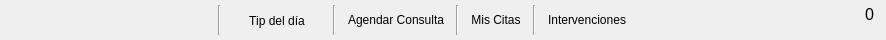
         <widget class="QWidget" name="widget_opcionesPerfilPaciente" native="true">
          <property name="minimumSize">
           <size>
            <width>886</width>
            <height>40</height>
           </size>
          </property>
          <property name="maximumSize">
           <size>
            <width>16777215</width>
            <height>40</height>
           </size>
          </property>
          <property name="styleSheet">
           <string notr="true">QPushButton{
	background-color: transparent;
	border-radius:6px;
	color: black;
	padding:6px;
	text-decoration:none;
	font: 10pt &quot;MS Shell Dlg 2&quot;;
}
QPushButton:hover{
	background: rgb(111, 157, 183);
	color: white;
}
QPushButton:focus{
	background: rgb(51, 97, 123);
	color: rgb(255, 255, 255);
}</string>
          </property>
          <layout class="QHBoxLayout" name="horizontalLayout_25">
           <property name="topMargin">
            <number>5</number>
           </property>
           <property name="bottomMargin">
            <number>5</number>
           </property>
           <item>
            <spacer name="horizontalSpacer_30">
             <property name="orientation">
              <enum>Qt::Horizontal</enum>
             </property>
             <property name="sizeHint" stdset="0">
              <size>
               <width>40</width>
               <height>20</height>
              </size>
             </property>
            </spacer>
           </item>
           <item>
            <widget class="Line" name="line_5">
             <property name="orientation">
              <enum>Qt::Vertical</enum>
             </property>
            </widget>
           </item>
           <item>
            <widget class="QPushButton" name="pushButton_tip">
             <property name="minimumSize">
              <size>
               <width>100</width>
               <height>30</height>
              </size>
             </property>
             <property name="maximumSize">
              <size>
               <width>16777215</width>
               <height>27</height>
              </size>
             </property>
             <property name="text">
              <string>Tip del día</string>
             </property>
            </widget>
           </item>
           <item>
            <widget class="Line" name="line_6">
             <property name="orientation">
              <enum>Qt::Vertical</enum>
             </property>
            </widget>
           </item>
           <item>
            <widget class="QPushButton" name="pushButton">
             <property name="minimumSize">
              <size>
               <width>75</width>
               <height>30</height>
              </size>
             </property>
             <property name="text">
              <string>Agendar Consulta</string>
             </property>
            </widget>
           </item>
           <item>
            <widget class="Line" name="line_9">
             <property name="orientation">
              <enum>Qt::Vertical</enum>
             </property>
            </widget>
           </item>
           <item>
            <widget class="QPushButton" name="pushButton_Cancelar_Cita">
             <property name="text">
              <string>Mis Citas</string>
             </property>
            </widget>
           </item>
           <item>
            <widget class="Line" name="line_11">
             <property name="orientation">
              <enum>Qt::Vertical</enum>
             </property>
            </widget>
           </item>
           <item>
            <widget class="QPushButton" name="pushButton_intervenciones">
             <property name="text">
              <string>Intervenciones</string>
             </property>
            </widget>
           </item>
           <item>
            <spacer name="horizontalSpacer_31">
             <property name="orientation">
              <enum>Qt::Horizontal</enum>
             </property>
             <property name="sizeHint" stdset="0">
              <size>
               <width>40</width>
               <height>20</height>
              </size>
             </property>
            </spacer>
           </item>
           <item>
            <widget class="QWidget" name="Notificacion" native="true">
             <property name="minimumSize">
              <size>
               <width>30</width>
               <height>30</height>
              </size>
             </property>
             <widget class="QPushButton" name="butonNotifi">
              <property name="geometry">
               <rect>
                <x>0</x>
                <y>0</y>
                <width>30</width>
                <height>30</height>
               </rect>
              </property>
              <property name="minimumSize">
               <size>
                <width>30</width>
                <height>30</height>
               </size>
              </property>
              <property name="maximumSize">
               <size>
                <width>30</width>
                <height>30</height>
               </size>
              </property>
              <property name="styleSheet">
               <string notr="true">background-color:transparent;</string>
              </property>
              <property name="text">
               <string/>
              </property>
              <property name="icon">
               <iconset resource="imgs/imgs.qrc">
                <normaloff>:/imgs/notification2.png</normaloff>:/imgs/notification2.png</iconset>
              </property>
              <property name="iconSize">
               <size>
                <width>30</width>
                <height>30</height>
               </size>
              </property>
             </widget>
             <widget class="QLabel" name="notificacionL">
              <property name="geometry">
               <rect>
                <x>20</x>
                <y>0</y>
                <width>15</width>
                <height>20</height>
               </rect>
              </property>
              <property name="minimumSize">
               <size>
                <width>15</width>
                <height>20</height>
               </size>
              </property>
              <property name="maximumSize">
               <size>
                <width>15</width>
                <height>20</height>
               </size>
              </property>
              <property name="font">
               <font>
                <family>MS Shell Dlg 2</family>
                <pointsize>11</pointsize>
                <weight>50</weight>
                <italic>false</italic>
                <bold>false</bold>
               </font>
              </property>
              <property name="styleSheet">
               <string notr="true">color:white;</string>
              </property>
              <property name="text">
               <string>&lt;html&gt;&lt;head/&gt;&lt;body&gt;&lt;p&gt;&lt;span style=&quot; font-size:12pt; color:#000000;&quot;&gt;0&lt;/span&gt;&lt;/p&gt;&lt;/body&gt;&lt;/html&gt;</string>
              </property>
              <property name="scaledContents">
               <bool>true</bool>
              </property>
             </widget>
            </widget>
           </item>
          </layout>
         </widget>
